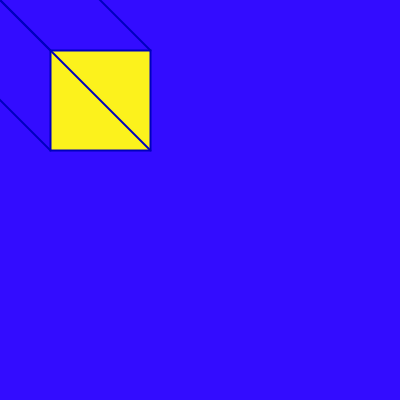
Frame 1 (no input)
Frame 60 (the mouse pressed at the canvas centre just before this capture): identical to frame 1, image omitted
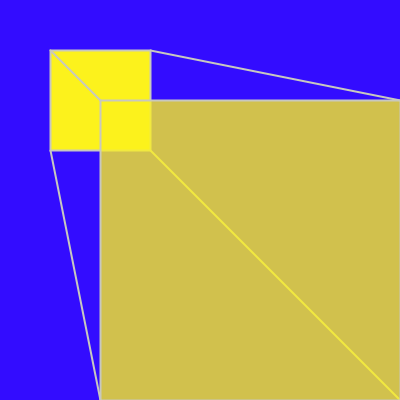
Frame 120 (the mouse held since frame 60 and released just before this capture)

The Processing sketch that drew these frames (run headless with seeded random() and noise(); from frame 60 on, the mouse is pressed at the canvas centre):

// Processing sketch: processing_112326
// ── processing_112326.pde

void setup(){
  size(400,400);
  //background(121,121,117);
}


void draw(){
  background(51,12,257);
  //noStroke();
  fill(252,242,28);
  stroke(mouseX,mouseY,191);
  strokeWeight(2);
  rect(width/8,50,100,100);
  fill(252,242,28,200);
  line(50,50,mouseX-100,mouseY-100);
  line(150,50,mouseX+mouseX,mouseY-100);
  line(50,150,mouseX-100,mouseY+mouseY);
  line(150,150,mouseX+mouseX,mouseY+mouseY);
   rect(mouseX-100,mouseY-100,mouseX+100,mouseY+100);

  println(mouseX+""+mouseY);

}
